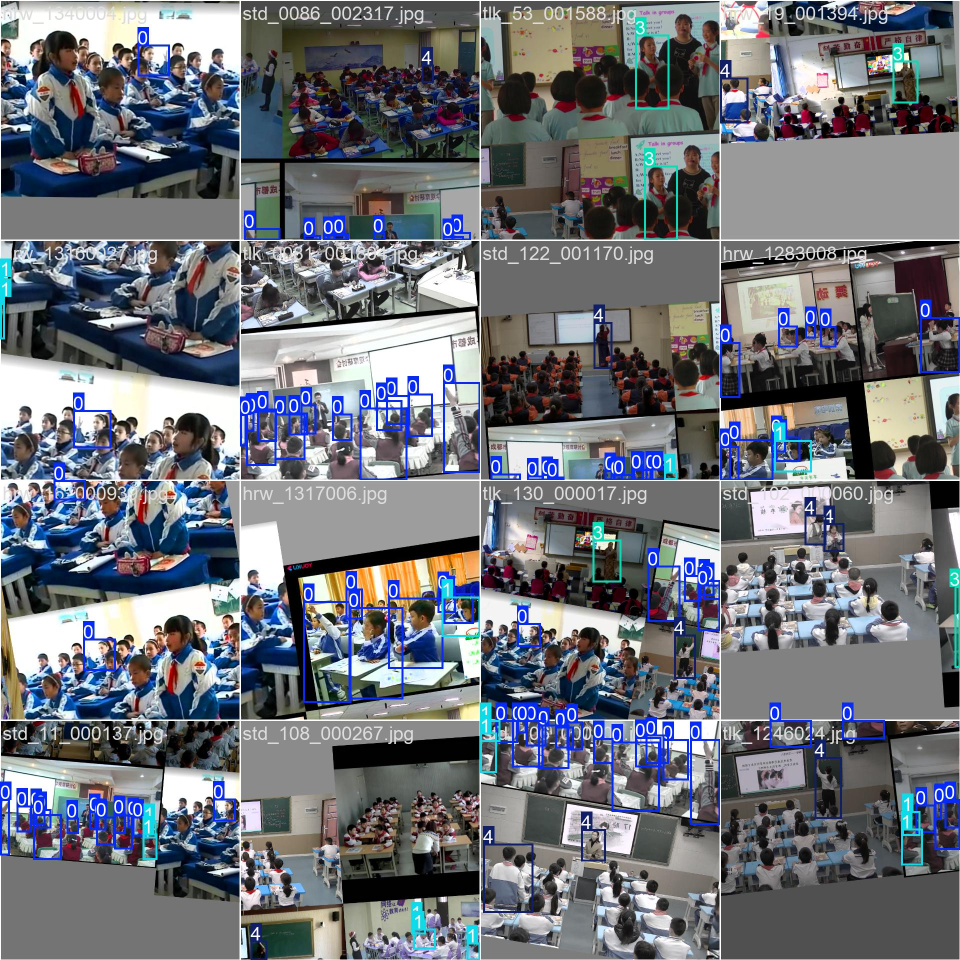
#> input picture Student monitoring/weights/behavior_v5/train_batch0.jpg, 1920 x 1920 px (shown at 1/2 size)
$ python quality_filter.py '../../../../Student monitoring/weights/behavior_v5/train_batch0.jpg'   (older library calls are emulated)
#> lines starting #> are read from the running program, lines starting #| are printed output that depends on the picture
#> further down, img is the input picture: shape (1920, 1920, 3); mean B, G, R 120.5, 113.3, 110
"""Face Quality Filter for CCTV.

Assesses face image quality and recommends adaptive recognition thresholds.
Instead of dropping low-quality faces, we use stricter thresholds for them.

Quality factors evaluated:
- Sharpness (Laplacian variance) — blurry detection
- Brightness (mean intensity) — too dark/bright detection
- Contrast (standard deviation) — flat/washed-out detection
- Face size (resolution) — too small detection

Returns a quality score 0.0-1.0 and an adaptive threshold recommendation.
"""

import cv2
import numpy as np


# Quality thresholds (tuned for CCTV)
SHARPNESS_GOOD = 100.0      # Laplacian variance > this = sharp
SHARPNESS_POOR = 30.0       # < this = very blurry

BRIGHTNESS_MIN = 40         # Mean intensity (0-255)
BRIGHTNESS_MAX = 215        # Too bright = washed out
BRIGHTNESS_OPT = 127        # Optimal mid-range

CONTRAST_GOOD = 50.0        # Standard deviation
CONTRAST_POOR = 20.0

FACE_SIZE_GOOD = 80         # Minimum side length (px) for good quality
FACE_SIZE_MIN = 30          # Below this = very small face


def assess_sharpness(image: np.ndarray) -> float:
    """Measure sharpness using Laplacian variance.
    Higher = sharper. Blurry images have low variance.
    """
    if len(image.shape) == 3:
        gray = cv2.cvtColor(image, cv2.COLOR_BGR2GRAY)
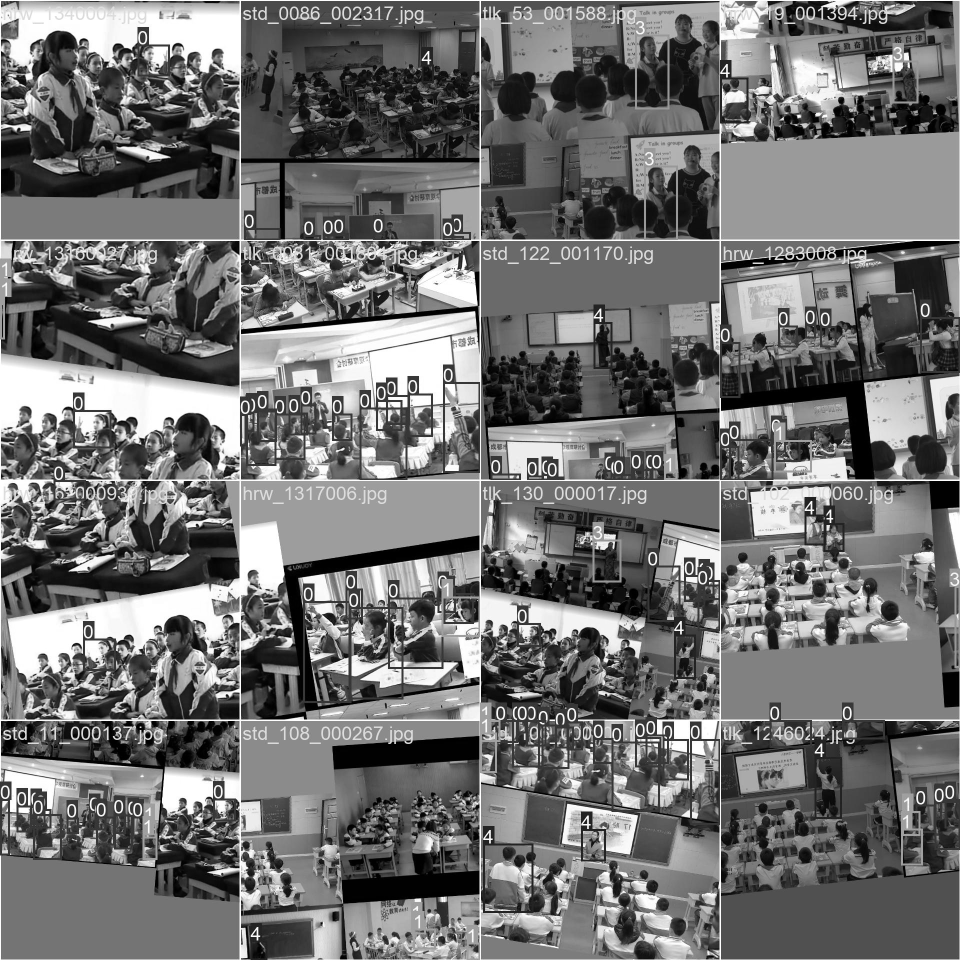
#> gray: shape (1920, 1920) (shown at 1/2 size); min 0, max 255, mean 113.2
    else:
        gray = image
    laplacian = cv2.Laplacian(gray, cv2.CV_64F)
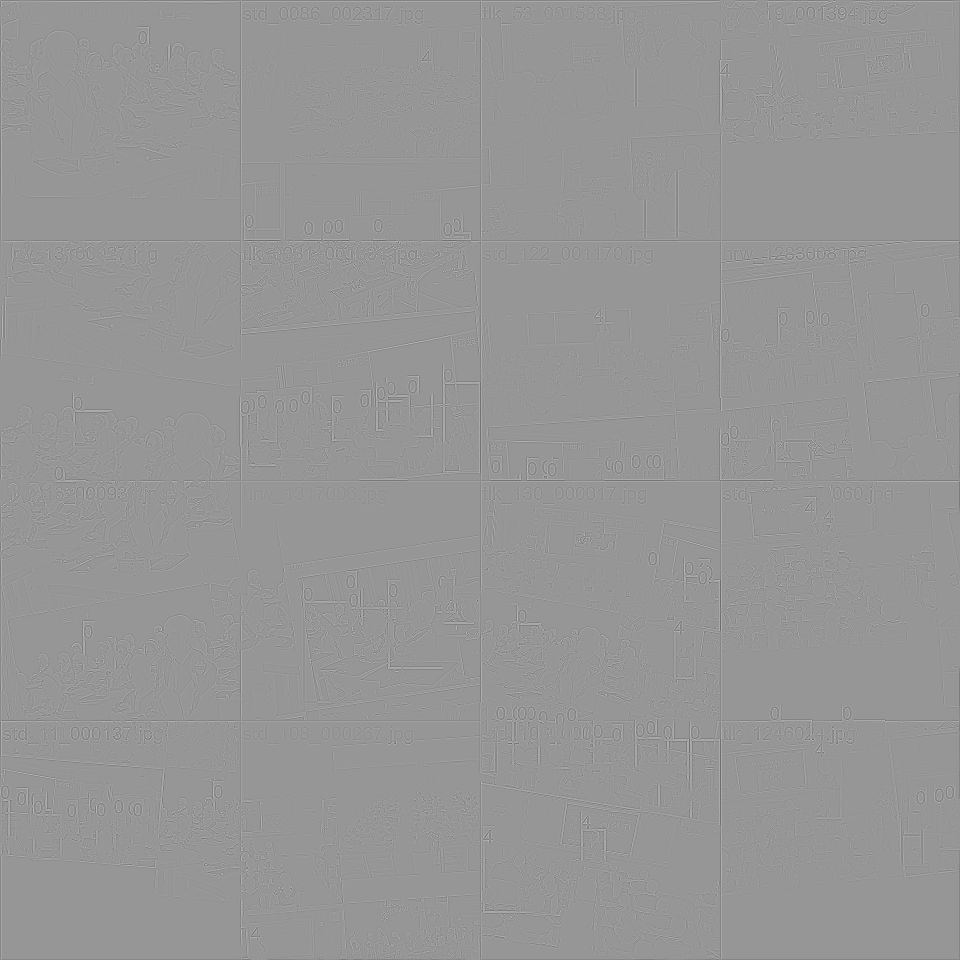
#> laplacian: shape (1920, 1920) float64 (shown at 1/2 size); min -764, max 534, mean -0.1; drawn with min black and max white
    return float(laplacian.var())


def assess_brightness(image: np.ndarray) -> float:
    """Measure mean brightness (0-255)."""
    if len(image.shape) == 3:
        gray = cv2.cvtColor(image, cv2.COLOR_BGR2GRAY)
    else:
        gray = image
    return float(np.mean(gray))


def assess_contrast(image: np.ndarray) -> float:
    """Measure contrast (standard deviation of intensities)."""
    if len(image.shape) == 3:
        gray = cv2.cvtColor(image, cv2.COLOR_BGR2GRAY)
    else:
        gray = image
    return float(np.std(gray))


def assess_face_size(face_image: np.ndarray) -> int:
    """Return the smaller dimension of the face crop."""
    return min(face_image.shape[:2])


def assess_quality(face_image: np.ndarray) -> dict:
    """Comprehensive quality assessment of a face crop.

    Args:
        face_image: BGR face crop (any size)

    Returns:
        dict with quality metrics and an overall score 0.0-1.0
    """
    if face_image is None or face_image.size == 0:
        return {
            "score": 0.0,
            "sharpness": 0.0,
            "brightness": 0.0,
            "contrast": 0.0,
            "size": 0,
            "issues": ["empty_image"],
        }

    sharpness = assess_sharpness(face_image)
#> sharpness = 1919.8
    brightness = assess_brightness(face_image)
#> brightness = 113.2
    contrast = assess_contrast(face_image)
#> contrast = 70.65
    size = assess_face_size(face_image)
#> size = 1920

    # Score each factor 0.0-1.0
    issues = []

    # Sharpness score
    if sharpness >= SHARPNESS_GOOD:
        sharpness_score = 1.0
    elif sharpness <= SHARPNESS_POOR:
        sharpness_score = 0.0
        issues.append("blurry")
    else:
        sharpness_score = (sharpness - SHARPNESS_POOR) / (SHARPNESS_GOOD - SHARPNESS_POOR)

    # Brightness score (best at BRIGHTNESS_OPT, drops at extremes)
    if BRIGHTNESS_MIN <= brightness <= BRIGHTNESS_MAX:
        # Distance from optimal
        brightness_score = 1.0 - abs(brightness - BRIGHTNESS_OPT) / BRIGHTNESS_OPT
#> brightness_score = 0.891
    else:
        brightness_score = 0.0
        if brightness < BRIGHTNESS_MIN:
            issues.append("too_dark")
        else:
            issues.append("too_bright")

    # Contrast score
    if contrast >= CONTRAST_GOOD:
        contrast_score = 1.0
    elif contrast <= CONTRAST_POOR:
        contrast_score = 0.0
        issues.append("low_contrast")
    else:
        contrast_score = (contrast - CONTRAST_POOR) / (CONTRAST_GOOD - CONTRAST_POOR)

    # Size score
    if size >= FACE_SIZE_GOOD:
        size_score = 1.0
    elif size <= FACE_SIZE_MIN:
        size_score = 0.0
        issues.append("face_too_small")
    else:
        size_score = (size - FACE_SIZE_MIN) / (FACE_SIZE_GOOD - FACE_SIZE_MIN)

    # Weighted overall score (sharpness matters most for CCTV)
    overall = (
        sharpness_score * 0.40
        + size_score * 0.30
        + contrast_score * 0.20
        + brightness_score * 0.10
    )
#> overall = 0.989

    return {
        "score": float(overall),
        "sharpness": sharpness,
        "brightness": brightness,
        "contrast": contrast,
        "size": size,
        "sharpness_score": sharpness_score,
        "brightness_score": brightness_score,
        "contrast_score": contrast_score,
        "size_score": size_score,
        "issues": issues,
    }


def adaptive_threshold(quality_score: float, base_threshold: float = 0.4) -> float:
    """Adjust the similarity threshold based on face quality.

    Logic: Higher quality face → trust normal threshold.
           Lower quality face → require higher confidence (stricter).

    Args:
        quality_score: 0.0-1.0 from assess_quality()
        base_threshold: Default similarity threshold from config

    Returns:
        Adjusted threshold to use for this specific face.
    """
    if quality_score >= 0.8:
        # Clear face: use normal threshold
        return base_threshold
    elif quality_score >= 0.5:
        # Medium quality: 25% stricter
        return base_threshold + (1.0 - base_threshold) * 0.25
    elif quality_score >= 0.3:
        # Low quality: 50% stricter
        return base_threshold + (1.0 - base_threshold) * 0.50
    else:
        # Very low quality: 75% stricter (almost won't match anything)
        return base_threshold + (1.0 - base_threshold) * 0.75


def should_skip(quality_score: float, min_quality: float = 0.15) -> bool:
    """Return True if face is too low quality to be useful at all."""
    return quality_score < min_quality


if __name__ == "__main__":
    # Quick test
    import sys
    if len(sys.argv) > 1:
        img = cv2.imread(sys.argv[1])
        if img is None:
            print(f"Cannot load: {sys.argv[1]}")
            sys.exit(1)

        quality = assess_quality(img)
#> quality = 10 items
        print(f"Quality Assessment for {sys.argv[1]}:")
        print(f"  Overall Score: {quality['score']:.3f}")
#|   Overall Score: 0.989
        print(f"  Sharpness: {quality['sharpness']:.1f} ({quality['sharpness_score']:.2f})")
#|   Sharpness: 1919.8 (1.00)
        print(f"  Brightness: {quality['brightness']:.1f} ({quality['brightness_score']:.2f})")
#|   Brightness: 113.2 (0.89)
        print(f"  Contrast: {quality['contrast']:.1f} ({quality['contrast_score']:.2f})")
#|   Contrast: 70.7 (1.00)
        print(f"  Size: {quality['size']} ({quality['size_score']:.2f})")
#|   Size: 1920 (1.00)
        print(f"  Issues: {quality['issues']}")
#|   Issues: []
        print(f"  Adaptive threshold (base 0.4): {adaptive_threshold(quality['score'], 0.4):.3f}")
#|   Adaptive threshold (base 0.4): 0.400
        print(f"  Should skip: {should_skip(quality['score'])}")
#|   Should skip: False
    else:
        print("Usage: python quality_filter.py <face_image.jpg>")

$ run again, on Student monitoring/weights/behavior_v5/train_batch2.jpg
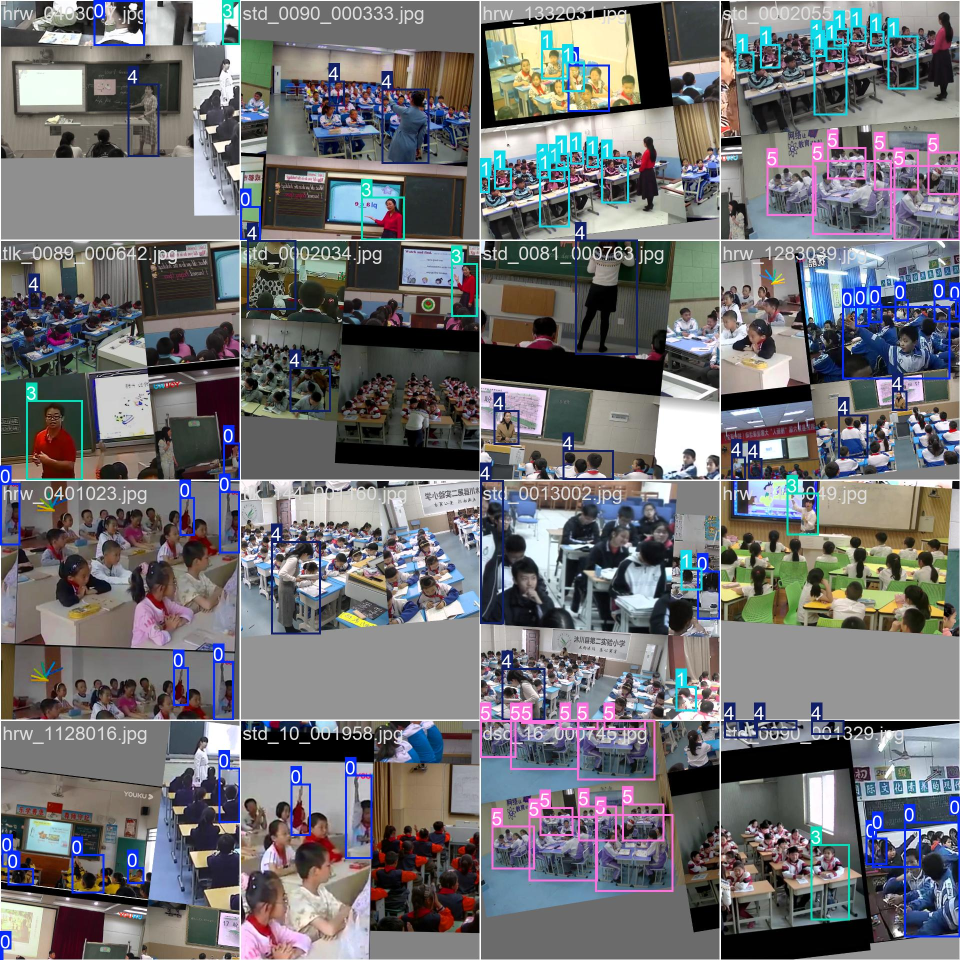
#> input picture Student monitoring/weights/behavior_v5/train_batch2.jpg, 1920 x 1920 px (shown at 1/2 size)
#> img is the input picture: shape (1920, 1920, 3); mean B, G, R 114.5, 111.4, 111.5
#> in assess_sharpness, `gray = cv2.cvtColor(image, cv2.COLOR_BGR2GRAY)`:
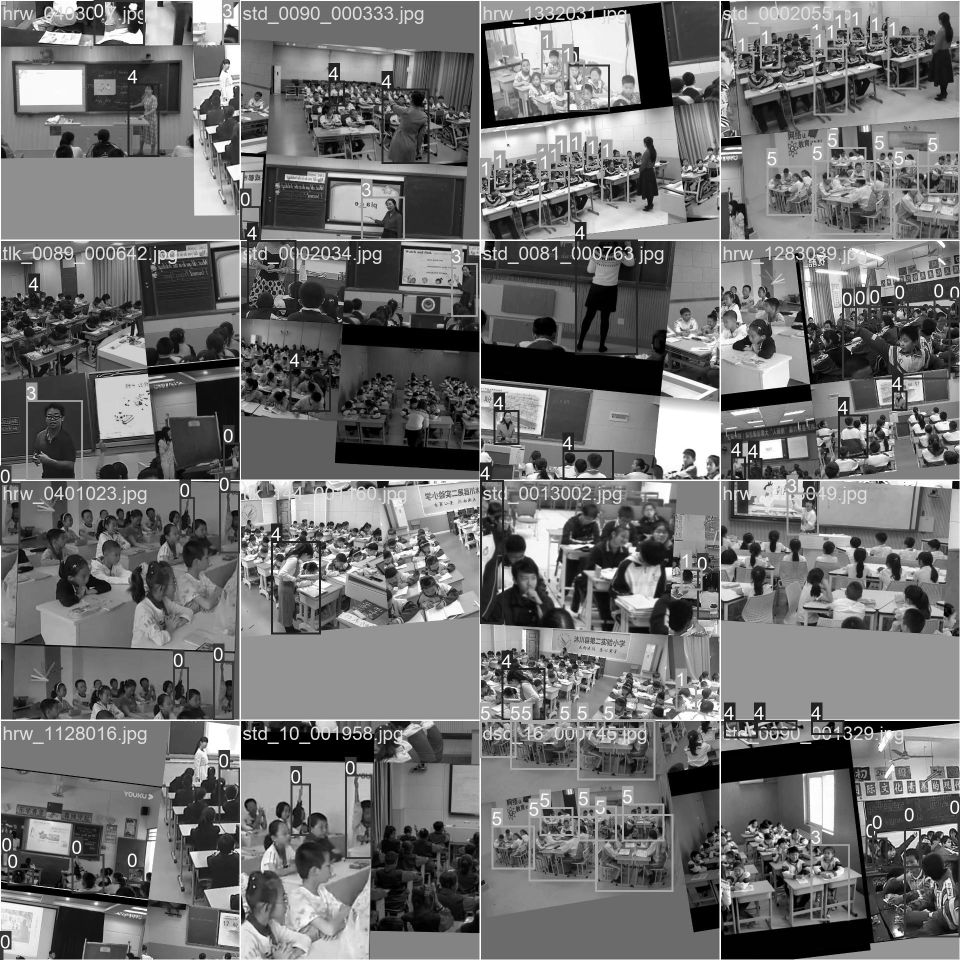
#> gray: shape (1920, 1920) (shown at 1/2 size); min 0, max 255, mean 111.8
#> in assess_sharpness, `laplacian = cv2.Laplacian(gray, cv2.CV_64F)`:
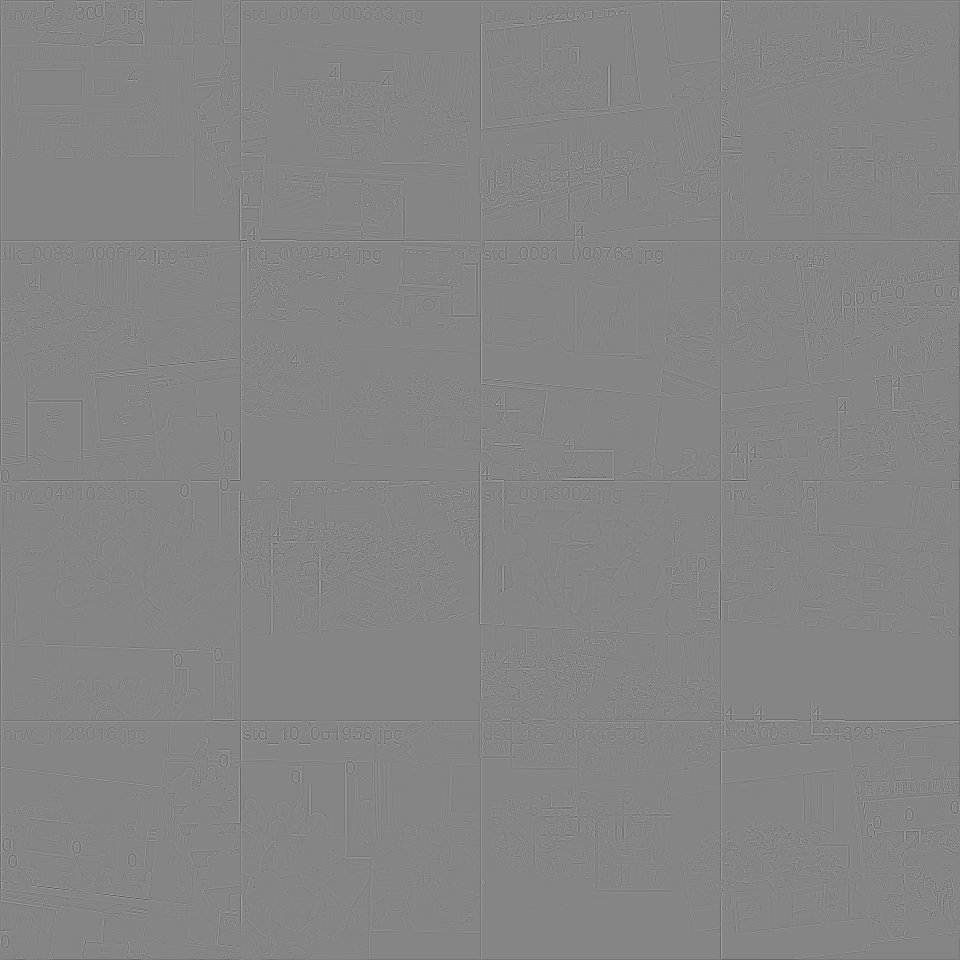
#> laplacian: shape (1920, 1920) float64 (shown at 1/2 size); min -614, max 563, mean -0.1; drawn with min black and max white
#> sharpness = 1839
#> brightness = 111.8
#> contrast = 64.36
#> size = 1920
#> brightness_score = 0.88
#> overall = 0.988
#> quality = 10 items
#|   Overall Score: 0.988
#|   Sharpness: 1839.0 (1.00)
#|   Brightness: 111.8 (0.88)
#|   Contrast: 64.4 (1.00)
#|   Size: 1920 (1.00)
#|   Issues: []
#|   Adaptive threshold (base 0.4): 0.400
#|   Should skip: False
